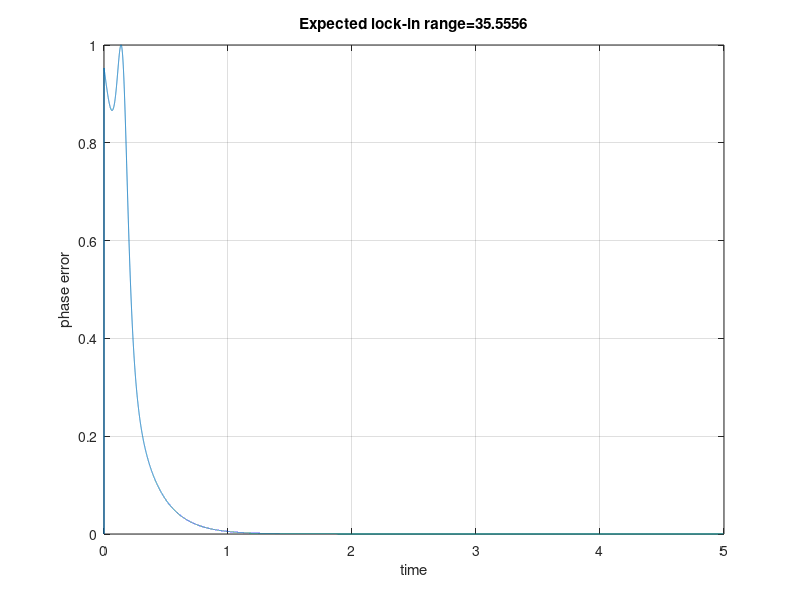

The MATLAB source for this figure:
%% https://github.com/VSHEV92/Synchronization_Systems_Models
clc; clear; close all; 

%% lock-in range - максимальное значение расстройки по частоте между сигналом и генератором  
%% при котором синхронизация будет происходить без пропуска цикла (очень быстро).
%% Приближенная получена по аналогии с фапч первого порядка для синусоидального детектора: 
%% delta_wL = K, где K = Kd * kp * Kg
%% Формула приближенная, наличие пропуска цикла зависит также от текущего состояния фапч
%% Коэффициент усиления (Kg) и амплитуда сигнала NCO равны 1.

%% Литература: Gardner Phaselock Technique p.70

Ts = 1e-4;                % шаг дискретизации
Tsim = 5;                 % время моделирования
Time = 0:Ts:Tsim;         
Nsamp = length(Time);     % число отсчетов

Kd = 1;                   % коэффициент усиления фазового детектора
ksi = sqrt(2);            % декремент затухания 
BL = 10;                  % шумовая полоса
BL_n = BL * Ts;           % нормированная шумовая полоса

%% входной сигнал
delta_phase = -90;
delta_w = 40;
indata = delta_w * Time + (delta_phase / pi * 180);

%% ошибка по фазе, выход фильтра и фаза NCO
err = zeros(1, Nsamp);
nco_phase = zeros(1, Nsamp);
loop_filter_out = zeros(1, Nsamp);

%% прошлое значение в интегрирующей ветви
ki_out_last = 0;

kp = 4*ksi*BL_n / (ksi + 0.25/ksi) / Kd;        % усиление пропорциональной ветви
ki = 4*BL_n^2 / (ksi + 0.25/ksi)^2 / Kd;        % усиление интегрирующей ветви
for n = 2:Nsamp
    % вычисление ошибки
    err(n) = Kd * sin(indata(n) - nco_phase(n-1));

    % петлевой фильтр
    kp_out = kp * err(n);
    ki_out = ki * err(n) + ki_out_last;
    loop_filter_out(n) = kp_out + ki_out;
    ki_out_last = ki_out;

    % вычисление фазы NCO
    nco_phase(n) = nco_phase(n-1) + loop_filter_out(n); 
end

plot(Time, err); grid on;
xlabel('time'); ylabel('phase error')
title(num2str(Kd * (kp / Ts), 'Expected lock-in range=%-d'))